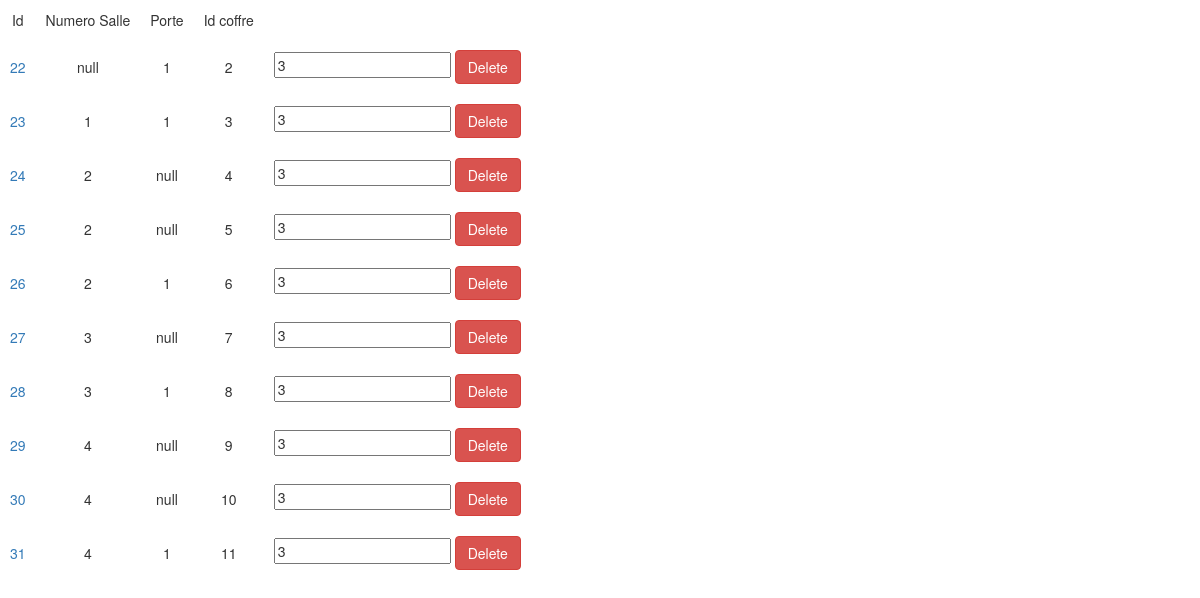
Screenshot of /Views/afficherNiveau.php with the database file from the repository.
### tables this page shows
CREATE TABLE `Niveau` (
  `idNiveau` int(11) NOT NULL,
  `numeroSalle` int(11) DEFAULT NULL,
  `porte` int(11) DEFAULT NULL,
  `id_coffre` int(11) DEFAULT NULL
);

### Class/Niveau.php (called while the page is built, shortened)
<?php
require_once 'Connexion.php';
class Niveau
{
  public function __construct($id = null)
  {
    $this->db = new Connexion();
    $this->db = $this->db->dbConnect();
    $this->id = $id;
  }
  public function getNiveau()
  {
      $sql      = 'SELECT * FROM Niveau';
      $oQuery   = $this->db->prepare($sql);
      $oQuery->execute();
      $aGetNiveau	=	$oQuery->fetchAll();
      return $aGetNiveau;
  }
}

### Class/Connexion.php (called while the page is built, shortened)
<?php
class Connexion {
  public function dbConnect(){
    return new PDO('mysql:host=localhost;dbname=phppoo', 'root', 'root');
  }
}
?>

### Views/afficherNiveau.php (the view, shortened to what this page needs)
<?php
include '../Class/Niveau.php';
?>
<!DOCTYPE html>
<html>
  <head>
      <link rel="stylesheet" href="https://maxcdn.bootstrapcdn.com/bootstrap/3.3.7/css/bootstrap.min.css">
      <link href="../css/style.css" rel="stylesheet">
  </head>
  <body>
      <?php
    $niveau = new Niveau();
    $aNiveau = $niveau->getNiveau();
    ?>
    <table>
      <tr>
        <td>Id</td>
        <td>Numero Salle</td>
        <td> Porte </td>
        <td> Id coffre</td>
      </tr>
      <?php
      foreach($aNiveau as $aniveau)
      { ?>
        <tr>
          <td> <a href="niveauview.php?id=<?php echo $aniveau['idNiveau'] ?>"><?php if(empty($aniveau['idNiveau'])){echo 'null';}else{ echo $aniveau['idNiveau'];}?></a></td>
          <td><?php if(empty($aniveau['numeroSalle'])){echo 'null';}else{ echo $aniveau['numeroSalle'];}?></td>
          <td><?php if(empty($aniveau['porte'])){echo 'null';}else{ echo $aniveau['porte'];}?></td>
          <td><?php if(empty($aniveau['id_coffre'])){echo 'null';}else{ echo $aniveau['id_coffre'];}?></td>
          <td>
            <form class="" action="../Traitements/niveau.traitement.php?id=<?php echo $aniveau['idNiveau'] ?>" method="post">
              <input type="text" name="connard" value="3">
              <button class="btn btn-danger">Delete</button>
            </form>
          </td>
        </tr>
      <?php  }
        ?>
    </table>
  </body>
</html>

### css/style.css (style rules this page uses)
td { padding:10px; text-align:center; }

### rows the page displays
niveau: idNiveau "22", numeroSalle "null", porte "1", id_coffre "2"
niveau: idNiveau "23", numeroSalle "1", porte "1", id_coffre "3"
niveau: idNiveau "24", numeroSalle "2", porte "null", id_coffre "4"
niveau: idNiveau "25", numeroSalle "2", porte "null", id_coffre "5"
niveau: idNiveau "26", numeroSalle "2", porte "1", id_coffre "6"
niveau: idNiveau "27", numeroSalle "3", porte "null", id_coffre "7"
niveau: idNiveau "28", numeroSalle "3", porte "1", id_coffre "8"
niveau: idNiveau "29", numeroSalle "4", porte "null", id_coffre "9"
niveau: idNiveau "30", numeroSalle "4", porte "null", id_coffre "10"
niveau: idNiveau "31", numeroSalle "4", porte "1", id_coffre "11"
